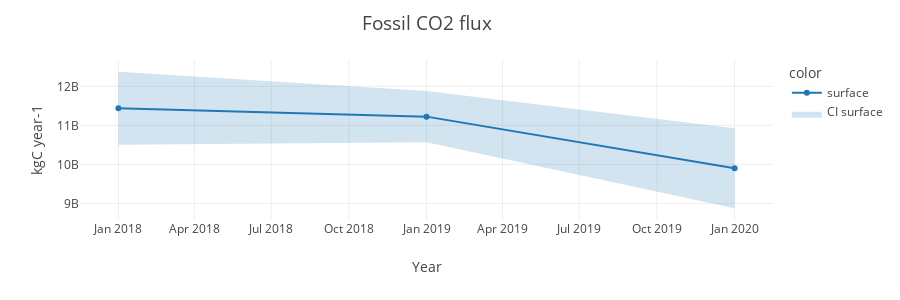

Source (notebook cell):
### Code cell
fig = ghg_surface_satellite_yearly_plot(
    data_variable,
    years,
    months,
    "Fossil CO2 flux",
    var_name,
    shapes=shapes.dataframe,
    add_satellite_observations=False
)
fig.show()

### Figure 1 — Plotly figure (JSON) as saved in the notebook; plotly's stock layout.template omitted (floating-point values rounded to 4 significant figures)
{"data": [{"hovertemplate": "color=surface<br>Year=%{x}<br>value=%{y}<extra></extra>", "legendgroup": "surface", "line": {"color": "#1F77B4", "dash": "solid"}, "marker": {"symbol": "circle"}, "mode": "lines+markers", "name": "surface", "orientation": "v", "showlegend": true, "type": "scatter", "x": ["2018-01-01T00:00:00", "2019-01-01T00:00:00", "2020-01-01T00:00:00"], "xaxis": "x", "y": [11440000000.0, 11220000000.0, 9902000000.0], "yaxis": "y"}, {"fillcolor": "rgba(31,119,180, 0.2)", "hoverlabel": {"bgcolor": "rgba(31,119,180, 0.2)"}, "hovertemplate": "Lower: %{y}<extra></extra>", "legendgroup": "CI surface", "line": {"color": "rgba(31,119,180, 0)"}, "mode": "lines+markers", "name": "CI surface", "showlegend": false, "type": "scatter", "x": ["2018-01-01T00:00:00", "2019-01-01T00:00:00", "2020-01-01T00:00:00"], "xaxis": "x", "y": [10510000000.0, 10570000000.0, 8877000000.0], "yaxis": "y"}, {"fill": "tonexty", "fillcolor": "rgba(31,119,180, 0.2)", "hoverinfo": "name+text+y", "hoverlabel": {"bgcolor": "rgba(31,119,180, 0.2)"}, "hovertemplate": "Upper: %{y}<extra></extra>", "legendgroup": "CI surface", "line": {"color": "rgba(31,119,180, 0)"}, "mode": "lines+markers", "name": "CI surface", "showlegend": true, "type": "scatter", "x": ["2018-01-01T00:00:00", "2019-01-01T00:00:00", "2020-01-01T00:00:00"], "xaxis": "x", "y": [12370000000.0, 11880000000.0, 10930000000.0], "yaxis": "y"}], "layout": {"height": 300, "hovermode": "closest", "legend": {"title": {"text": "color"}, "tracegroupgap": 0}, "margin": {"t": 60}, "title": {"font": {"size": 19}, "text": "Fossil CO2 flux", "x": 0.5, "xanchor": "center", "xref": "paper"}, "xaxis": {"anchor": "y", "domain": [0, 1], "showticklabels": true, "title": {"text": "Year"}}, "yaxis": {"anchor": "x", "domain": [0, 1], "showticklabels": true, "title": {"text": "kgC year-1"}}}}
